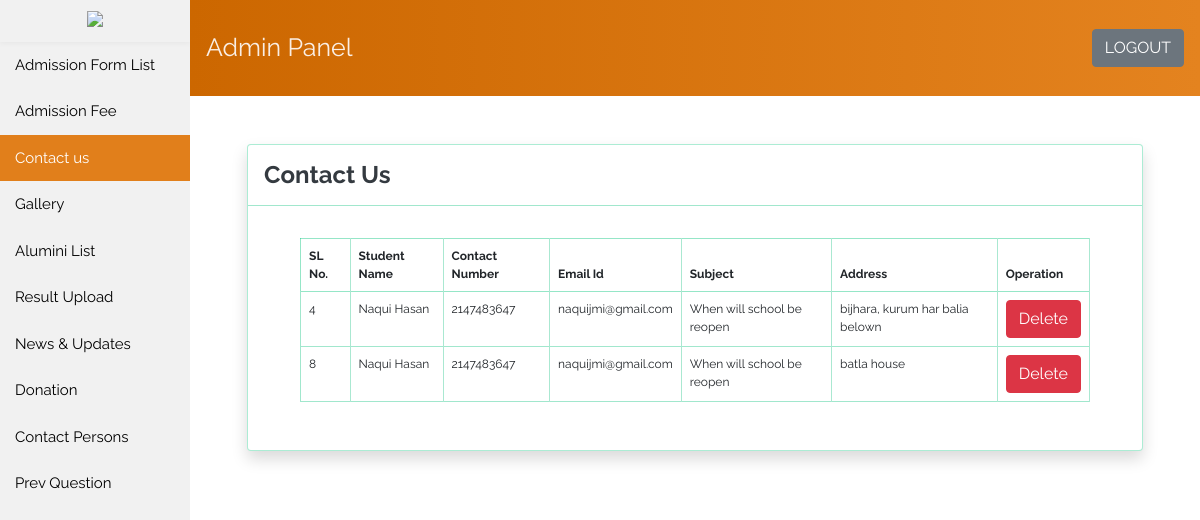
/admin-panel/contact_list.php, run on the app's committed database.
### tables this page shows
CREATE TABLE `contact` (
  `sl` int(50) NOT NULL,
  `name` varchar(50) NOT NULL,
  `contact` int(20) NOT NULL,
  `address` varchar(255) NOT NULL,
  `subject` varchar(255) NOT NULL,
  `email` varchar(100) NOT NULL
);

### admin-panel/contact_list.php (the view, shortened to what this page needs)
<?php include_once 'inc/head.php';
$con = OpenCon();
$query = "SELECT * FROM `contact`";
$run = mysqli_query($con, $query);
?>
<link rel="stylesheet" type="text/css" href="inc/css/style.css">
<body>
  <section>
    <div class="sidebar">
      <div class="logo">
        <h3 class="">
          <img src="../images/logo.png">
        </h3>
      </div>
      <div class="" id="sidebar-here">
        <a href="index.php" class="list ">Admission Form List</a>
        <a href="admission_fee.php" class="">Admission Fee</a>
        <a href="contact_list.php" class="list active">Contact us</a>
        <a href="gallery_list.php" class="list ">Gallery</a>
        <a href="alumini_list.php" class="list ">Alumini List</a>
        <a href="result_upload.php" class="list ">Result Upload</a>
        <a href="news_table_list.php" class="">News & Updates</a>
        <a href="donation_list.php" class="">Donation </a>
        <a href="contact_person.php" class="">Contact Persons </a>
        <a href="question_upload.php" class="">Prev Question</a>
      </div>
    </div>
    <div class="content">
      <?php include_once 'inc/header.php'; ?>
      <div class="container">
        <div class="row justify-content-center">
          <div class="col-md-11">
            <div class="card my-5 shadow">
              <nav class="navbar navbar-light  venue-registration border-bottom">
                <a class="h4 text-dark font-weight-bold pt-2">Contact Us </a>
              </nav>
              <div class="card-body ">
                <div class="table-responsive">
                  <table class="table table-bordered">
                    <thead class="border">
                      <tr>
                        <th scope="col" class="border-right">SL No.</th>
                        <th scope="col" class="border-right">Student Name</th>
                        <th scope="col" class="border-right">Contact Number</th>
                        <th scope="col" class="border-right">Email Id</th>
                        <th scope="col" class="border-right">Subject</th>
                        <th scope="col" class="border-right">Address</th>
                        <th scope="col" class="border-right">Operation</th>
                      </tr>
                    </thead>
                    <tbody>
                      <?php
                      while ($data = mysqli_fetch_assoc($run)) {
                      ?> <tr class="border-bottom">
                          <td class="border-right border-left"> <?php echo $data['sl']; ?> </td>
                          <td class="border-right"> <?php echo $data['name']; ?> </td>
                          <td class="border-right"> <?php echo $data['contact']; ?> </td>
                          <td class="border-right"> <?php echo $data['email']; ?> </td>
                          <td class="border-right"> <?php echo $data['subject']; ?> </td>
                          <td class="border-right"> <?php echo $data['address']; ?> </td>
                          <td class="border-right text-center">
                            <div class="btn-group" role="group" aria-label="Basic example">
                              <a href="delete_contact.php?id=<?php echo $data['sl']; ?>" type="submit" class="btn btn-danger">
                                Delete
                              </a>
                            </div>
                          </td>
                        </tr> <?php
                            }
                              ?>
                    </tbody>
                  </table>
                </div>
              </div>
            </div>
          </div>
        </div>
      </div>
    </div>
</body>
</html>

### admin-panel/inc/css/style.css (style rules this page uses)
.sidebar { margin: 0; padding: 0; width: 190px; background-color: #f1f1f1; position: fixed; height: 100%; overflow: auto; }
.sidebar a { display: block; color: black; padding: 12px 15px; text-decoration: none; font-size: 15px; }
.active { background-color: #666; color: white; }
.logo { box-shadow: 0px 2px 5px 0px rgb(0 0 0 / 4%); padding: 0rem; display: flex; justify-content: center; }
.logo img { max-width: 100px; height: auto; }
div.content { margin-left: 190px; margin-right: 0; }
.table td, .table th { padding: .5rem; vertical-align: top; font-size: 12px; border: none; font-family: 'Raleway', sans-serif; }
.table thead th { vertical-align: bottom; border-bottom: none; }
.border { border: 1px solid #0ec68170!important; }
.border-right { border-right: 1px solid #0ebd7c59!important; }
.border-bottom { border-bottom: 1px solid #0ec27f63!important; }
.border-left { border-left: 1px solid #a1e7cd!important; }
.card { position: relative; display: -ms-flexbox; display: flex; -ms-flex-direction: column; flex-direction: column; min-width: 0; word-wrap: break-word; background-color: #fff; background-clip: border-box; border: 1px solid rgb(14 198 130 / 34%); border-radius: .25rem; }
.active { background-color: #e17f1b; color: white!important; }

### admin-panel/inc/head.php (style rules this page uses)
h1,h2,h3,h4,h5,h6 { font-family: 'Raleway', sans-serif; }
label,a,.navbar-brand { font-family: 'Raleway', sans-serif; font-size: 13px; }

### admin-panel/inc/header.php (style rules this page uses)
.card-body { -ms-flex: 1 1 auto; flex: 1 1 auto; min-height: 1px; padding: 2rem 3.25rem; }

### data on the page
contact: sl "4", name "Naqui Hasan", contact "2147483647", email "naquijmi@gmail.com", subject "When will school be reopen", address "bijhara, kurum har balia belown"
contact: sl "8", name "Naqui Hasan", contact "2147483647", email "naquijmi@gmail.com", subject "When will school be reopen", address "batla house"
